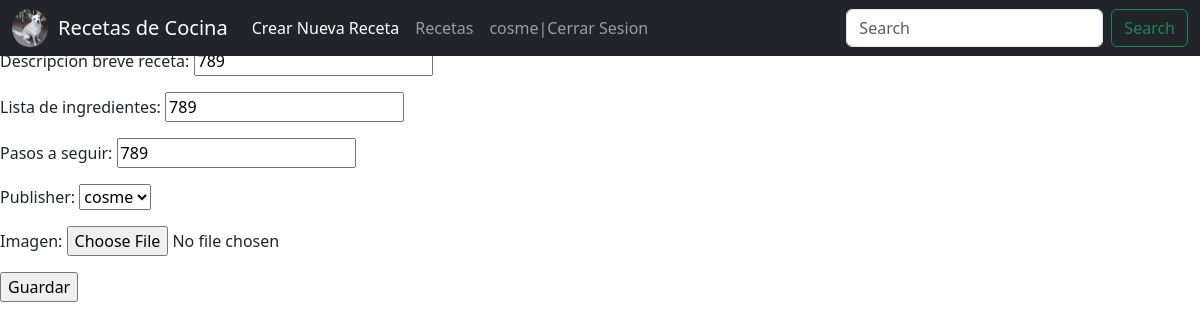
The page /receta/14/update (signed in) on the database its author committed.
### AppRecetas/models.py (models this page shows, shortened)
class Profile(models.Model):
    user = models.OneToOneField(to=User, on_delete=models.CASCADE, related_name="profile")
    instagram = models.CharField(max_length=100)
    imagen = models.ImageField(upload_to="profiles", null=True, blank=True) #Si no logro que funcione el CSS en la linea 57, entnonces le borro el null y el blank asi me obliga a poner una foto

class Receta(models.Model):
    nombre_receta = models.CharField(max_length=30)
    descripcion_breve_receta = models.CharField(max_length=100)
    lista_de_ingredientes = models.CharField(max_length=100)
    pasos_a_seguir = models.CharField(max_length=100)
    publisher = models.ForeignKey(to=User, on_delete = models.CASCADE, related_name="publisher")
    imagen = models.ImageField(upload_to="posts", null=True, blank=True)

### AppRecetas/views.py (the view, shortened to what this page needs)
# urls.py: path('receta/<pk>/update', RecetaUpdate.as_view(), name="receta-update"),
class RecetaUpdate(LoginRequiredMixin, UserPassesTestMixin, UpdateView):
    model = Receta
    success_url = reverse_lazy("receta-list")
    fields = '__all__'
    def test_func(self):
        user_id = self.request.user.id
        post_id = self.kwargs.get('pk')
        return Receta.objects.filter(publisher=user_id, id=post_id).exists()

### AppRecetas/templates/AppRecetas/receta_form.html (shortened to what this page needs)
{% extends "AppRecetas/base.html" %}
{% block main %}
<form method="POST" enctype="multipart/form-data">
    {{form.as_p}}
    <input type="submit" value="Guardar">
</form>
{% endblock %}

### AppRecetas/templates/AppRecetas/base.html (shortened to what this page needs)
<!DOCTYPE html>
<html lang="en">
  <head>
    {% load static %}
<link href="{% static 'SocialTravel/css/bootstrap.min.css' %}" rel="stylesheet">
    <link href="{% static 'SocialTravel/css/carousel.css' %}" rel="stylesheet">
  </head>
  <body>
<header>
  <nav class="navbar navbar-expand-md navbar-dark fixed-top bg-dark">
    <div class="container-fluid">
        <img src="{{user.profile.imagen.url}}" height="100%" width="36px" style="border-radius: 50%; margin-right:10px ;">
      <a class="navbar-brand" href="{% url 'index' %}">Recetas de Cocina</a>
      <div class="collapse navbar-collapse" id="navbarCollapse">
        <ul class="navbar-nav me-auto mb-2 mb-md-0">
          <li class="nav-item">
            <a class="nav-link active" aria-current="page" href="{% url 'receta-create' %}">Crear Nueva Receta</a>
          </li>
          <li class="nav-item">
            <a class="nav-link" href="{% url 'receta-list' %}">Recetas</a>
          </li>
          {% if user.is_authenticated %}
            <li class="nav-item">
              <a class="nav-link" href="{% url 'logout' %}">{{user.username}}|Cerrar Sesion</a>
            </li>
          {% endif %}
        </ul>
        <form class="d-flex">
          <input class="form-control me-2" type="search" placeholder="Search" aria-label="Search">
          <button class="btn btn-outline-success" type="submit">Search</button>
        </form>
      </div>
    </div>
  </nav>
</header>
{% block main %}
{% endblock %}
</body></html>

### rows shown on the page
Receta: descripcion_breve_receta "789", lista_de_ingredientes "789", pasos_a_seguir "789", publisher "cosme"

### other values the page prints
{{ user.username }} "cosme"
